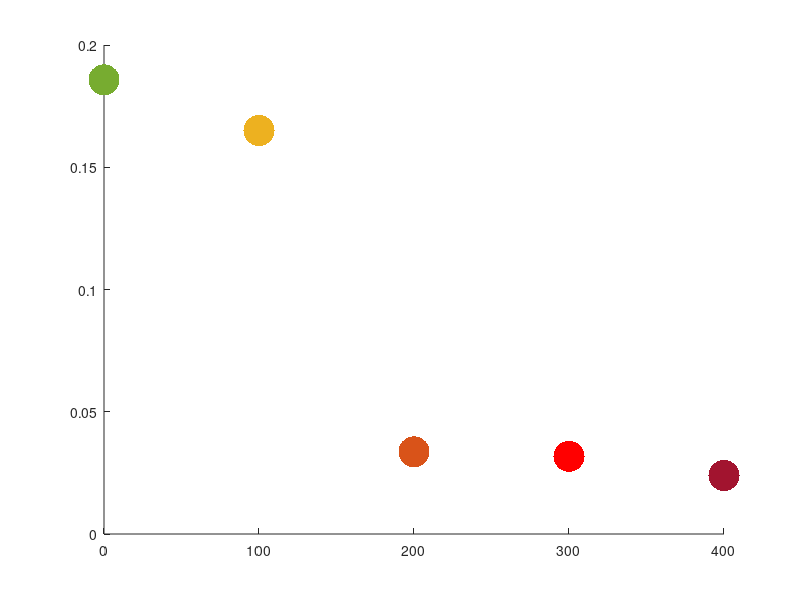

Write MATLAB code to recreate this figure. (Note: this script raises an error after producing the figure.)

rust =    [0.8500, 0.3250, 0.0980];
gold =    [0.9290, 0.6940, 0.1250];
green =   [0.4660, 0.6740, 0.1880];
cherry =  [0.6350, 0.0780, 0.1840];
red =     [1.0, 0.0, 0.0];

myTextFont = 55;
figure
% Read off main plot at x=1430.19 cm^-1 for all y
y = [ 0.18573, 0.16502, 0.033594, 0.031751, 0.023905 ];
x = [ 0, 100, 200, 300. 400 ];
%scatter(x,y,'*','SizeData',100);
scatter(x(1),y(1),500,green,'filled');
hold on
scatter(x(2),y(2),500,gold,'filled');
scatter(x(3),y(3),500,rust,'filled');
scatter(x(4),y(4),500,red,'filled');
scatter(x(5),y(5),500,cherry,'filled');
title('');
xlabel('Glucose Concentration (mg/dL)', 'FontSize', myLabelFont); % x-axis label
ylabel('Normalized Intensity', 'FontSize', myLabelFont); % y-axis label
set(gca,'FontSize',myTextFont,'FontWeight','bold','box','off')
set(gca,'Xtick',0:100:400)
set(gca,'XtickLabel',x(1:end))
hold off